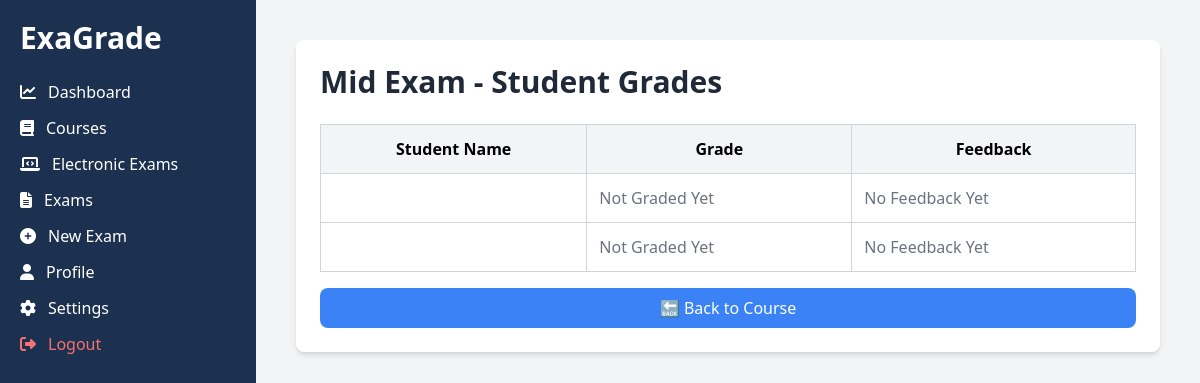
The app's page /electronic_exams/15/students_grades/ (signed in) with its own data.
### electronic_exams/models.py (models this page shows, shortened)
class ElectronicExam(models.Model):
    title = models.CharField(max_length=255)
    course = models.ForeignKey(Course, on_delete=models.CASCADE)  # ✅ Fixed relation
    total_marks = models.IntegerField(default=100)  # ✅ Ensure total_marks is always set
    duration_minutes = models.IntegerField(null=True, blank=True)
    is_active = models.BooleanField(default=True)  # ✅ Added for exam status

class StudentResponse(models.Model):
    student = models.ForeignKey(CustomUser, on_delete=models.CASCADE, related_name="exam_responses")
    question = models.ForeignKey("Question", on_delete=models.CASCADE, related_name="responses")
    answer_text = models.TextField()
    is_correct = models.BooleanField(null=True, blank=True)  # For MCQ & TF grading
    score = models.FloatField(null=True, blank=True)  # Score given by AI
    ai_feedback = models.TextField(blank=True, null=True)  # AI-generated feedback

### electronic_exams/views.py (the view)
# urls.py: path("<int:exam_id>/students_grades/", views.exam_students_grades, name="exam_students_grades"),
@login_required
def exam_students_grades(request, exam_id):
    exam = get_object_or_404(ElectronicExam, id=exam_id)
    students_grades = StudentResponse.objects.filter(question__exam=exam).select_related("student")
    return render(request, "electronic_exams/exam_students_grades.html", {
        "exam": exam,
        "students_grades": students_grades,
    })

### templates/electronic_exams/exam_students_grades.html
{% extends "base.html" %}
{% block content %}
<div class="max-w-5xl mx-auto bg-white p-6 rounded-lg shadow-md">
    <h1 class="text-3xl font-bold text-gray-800">{{ exam.title }} - Student Grades</h1>
    <table class="w-full border-collapse border border-gray-300 mt-6">
        <thead>
            <tr class="bg-gray-100">
                <th class="p-3 border border-gray-300">Student Name</th>
                <th class="p-3 border border-gray-300">Grade</th>
                <th class="p-3 border border-gray-300">Feedback</th>
            </tr>
        </thead>
        <tbody>
            {% for response in students_grades %}
            <tr>
                <td class="p-3 border border-gray-300">{{ response.student.get_full_name }}</td>
                <td class="p-3 border border-gray-300">
                    {% if response.score is not None %}
                        <strong>{{ response.score }}</strong> / {{ exam.total_marks }}
                    {% else %}
                        <span class="text-gray-500">Not Graded Yet</span>
                    {% endif %}
                </td>
                <td class="p-3 border border-gray-300">
                    {% if response.feedback %}
                        <span class="text-green-500">{{ response.feedback }}</span>
                    {% else %}
                        <span class="text-gray-500">No Feedback Yet</span>
                    {% endif %}
                </td>
            </tr>
            {% empty %}
            <tr>
                <td colspan="3" class="p-3 border border-gray-300 text-center text-gray-500">No students have taken this exam yet.</td>
            </tr>
            {% endfor %}
        </tbody>
    </table>
    <a href="{% url 'courses:detail' exam.course.id %}" class="mt-4 block bg-blue-500 text-white text-center py-2 rounded-lg">
        🔙 Back to Course
    </a>
</div>
{% endblock %}

### records on screen
ElectronicExam: title "Mid Exam"
StudentResponse: shows "Not Graded Yet"
StudentResponse: shows "Not Graded Yet"
